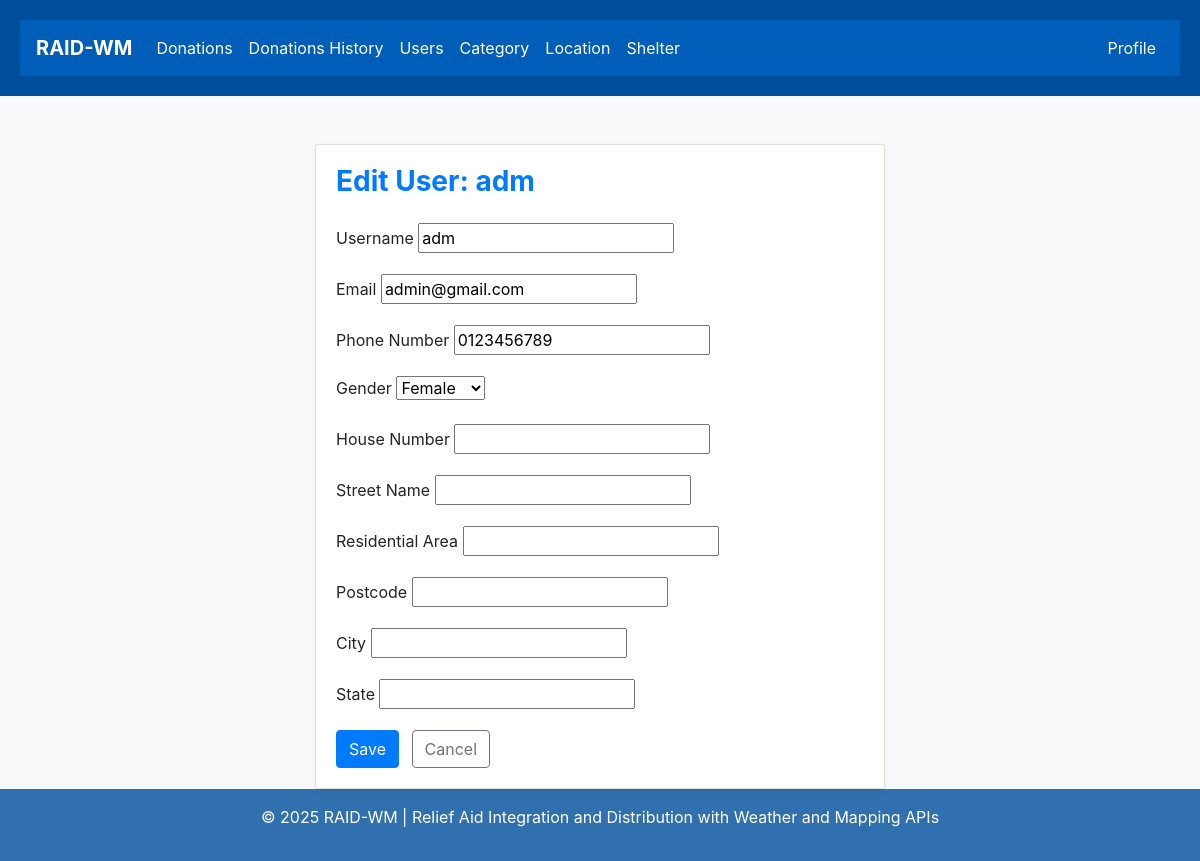
Before: /users/edit/1/ (signed in) with the older database file.
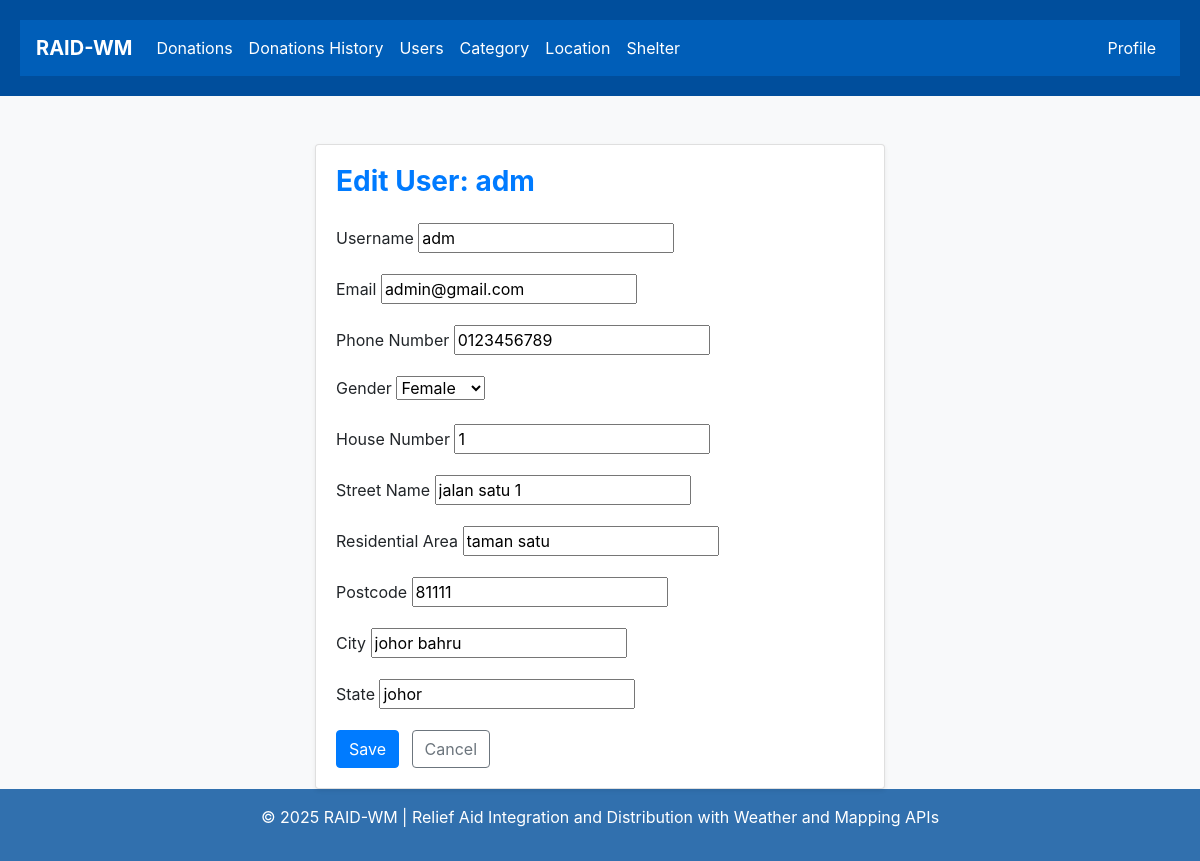
After: the same page with the newer database file.
### members/models.py (models this page shows, shortened)
class CustomUser(AbstractUser):
    house_number = models.CharField(max_length=20, blank=True, null=True)
    street_name = models.CharField(max_length=100, blank=True, null=True)
    residential_area = models.CharField(max_length=100, blank=True, null=True)
    postcode = models.CharField(max_length=10, blank=True, null=True)
    city = models.CharField(max_length=100, blank=True, null=True)
    state = models.CharField(max_length=100, blank=True, null=True)
    phone_number = models.CharField(max_length=20, blank=True)
    gender = models.CharField(max_length=10, choices=[('M', 'Male'), ('F', 'Female')], blank=True)
    is_employee = models.BooleanField(default=False)
    email = models.EmailField(unique=True)

### members/views.py (the view)
# urls.py: path('users/edit/<int:user_id>/', views.edit_user, name='edit_user'),
@staff_member_required
def edit_user(request, user_id):
    user = get_object_or_404(CustomUser, pk=user_id)
    if request.method == 'POST':
        form = UserEditForm(request.POST, request.FILES, instance=user)
        if form.is_valid():
            form.save()
            return redirect('users')
    else:
        form = UserEditForm(instance=user)
    return render(request, 'user/edit_user.html', {'form': form, 'edit_user': user})

### members/forms.py
class UserEditForm(forms.ModelForm):
    class Meta:
        model = CustomUser
        fields = ['username', 'email', 'phone_number', 'gender', 'house_number', 'street_name', 'residential_area', 'postcode', 'city', 'state']
        labels = {
            'username': 'Username',
            'email': 'Email',
            'phone_number': 'Phone Number',
            'gender': 'Gender',
            'house_number': 'House Number',
            'street_name': 'Street Name',
            'residential_area': 'Residential Area',
            'postcode': 'Postcode',
            'city': 'City',
            'state': 'State',
        }

### members/templates/user/edit_user.html (shortened to what this page needs)
{% extends "master.html" %}
{% block content %}
<div class="container mt-4" style="max-width: 600px;">
  <div class="card shadow-sm">
    <div class="card-body">
      <h3 class="text-primary font-weight-bold mb-4">Edit User: {{ edit_user.username }}</h3>
      <form method="post" enctype="multipart/form-data" novalidate>
        {% for field in form %}
          <div class="form-group">
            <label for="{{ field.id_for_label }}">{{ field.label }}</label>
            {{ field }}
          </div>
        {% endfor %}
        <button type="submit" class="btn btn-primary">Save</button>
        <a href="{% url 'users' %}" class="btn btn-outline-secondary ml-2">Cancel</a>
      </form>
    </div>
  </div>
</div>
{% endblock %}

Changed rows visible on the page:
changed CustomUser "adm": house_number (not shown) → "1"; street_name (not shown) → "jalan satu 1"; residential_area (not shown) → "taman satu"; postcode (not shown) → "81111"; city (not shown) → "johor bahru"; state (not shown) → "johor"
